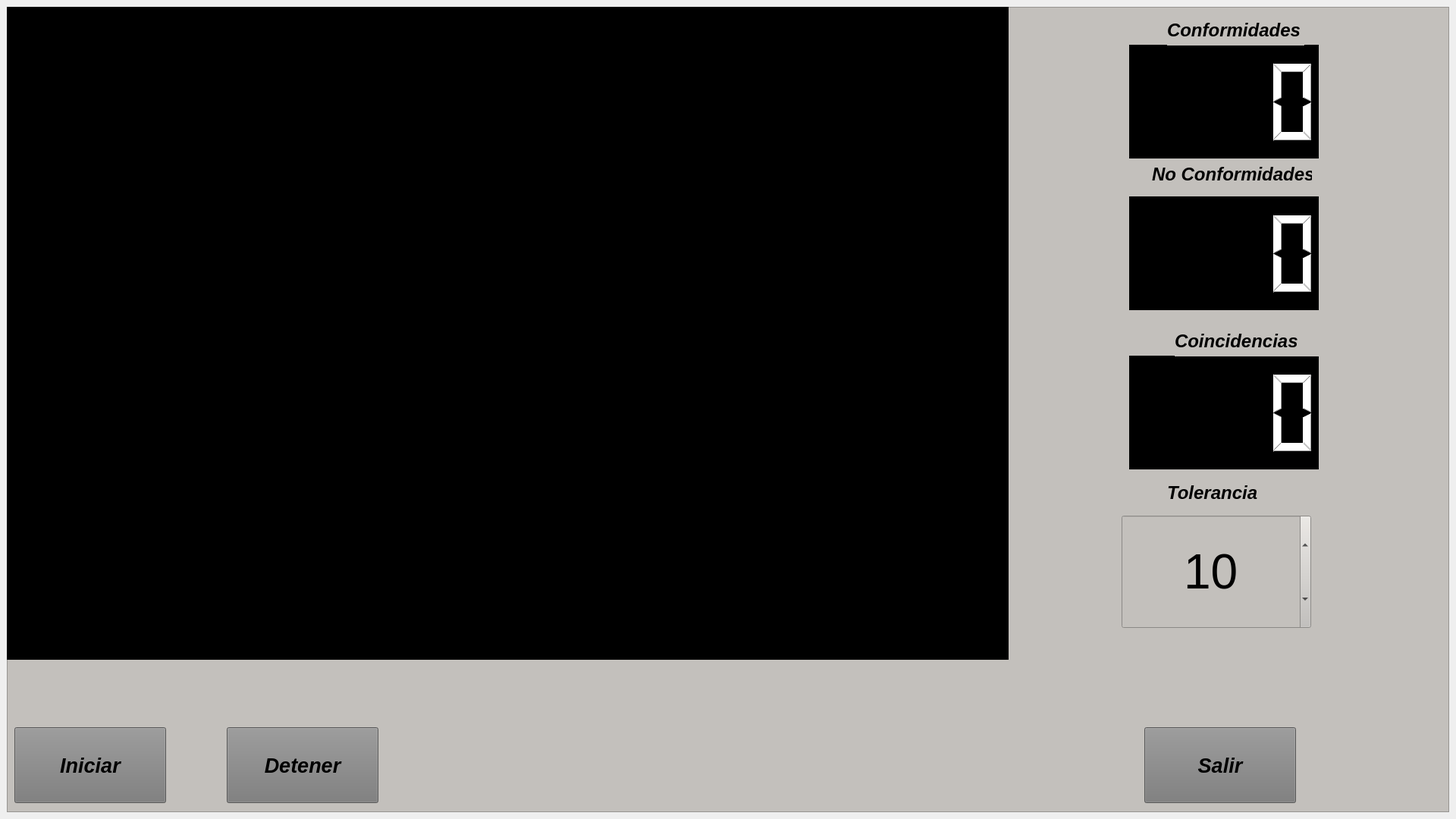
<?xml version="1.0" encoding="UTF-8"?>
<ui version="4.0">
 <class>MainWindow</class>
 <widget class="QMainWindow" name="MainWindow">
  <property name="geometry">
   <rect>
    <x>0</x>
    <y>0</y>
    <width>1920</width>
    <height>1080</height>
   </rect>
  </property>
  <property name="sizePolicy">
   <sizepolicy hsizetype="Maximum" vsizetype="Maximum">
    <horstretch>0</horstretch>
    <verstretch>0</verstretch>
   </sizepolicy>
  </property>
  <property name="minimumSize">
   <size>
    <width>798</width>
    <height>587</height>
   </size>
  </property>
  <property name="windowTitle">
   <string>MainWindow</string>
  </property>
  <property name="styleSheet">
   <string notr="true">Mainwindow w;
w.setWindowState(Qt::WindowFullScreen);
w.show();</string>
  </property>
  <widget class="QWidget" name="centralwidget">
   <layout class="QVBoxLayout" name="verticalLayout">
    <item>
     <widget class="QFrame" name="salir">
      <property name="enabled">
       <bool>true</bool>
      </property>
      <property name="minimumSize">
       <size>
        <width>798</width>
        <height>0</height>
       </size>
      </property>
      <property name="font">
       <font>
        <family>Arial</family>
        <pointsize>28</pointsize>
        <weight>75</weight>
        <bold>true</bold>
       </font>
      </property>
      <property name="styleSheet">
       <string notr="true">background-color: rgb(195, 192, 188);</string>
      </property>
      <property name="frameShape">
       <enum>QFrame::StyledPanel</enum>
      </property>
      <property name="frameShadow">
       <enum>QFrame::Raised</enum>
      </property>
      <widget class="QPushButton" name="iniciar">
       <property name="geometry">
        <rect>
         <x>10</x>
         <y>950</y>
         <width>200</width>
         <height>100</height>
        </rect>
       </property>
       <property name="font">
        <font>
         <family>Arial</family>
         <pointsize>20</pointsize>
         <weight>75</weight>
         <italic>true</italic>
         <bold>true</bold>
        </font>
       </property>
       <property name="styleSheet">
        <string notr="true">background-color: rgb(120, 120, 120);</string>
       </property>
       <property name="text">
        <string>Iniciar</string>
       </property>
      </widget>
      <widget class="QLCDNumber" name="contador_PC">
       <property name="geometry">
        <rect>
         <x>1480</x>
         <y>50</y>
         <width>250</width>
         <height>150</height>
        </rect>
       </property>
       <property name="maximumSize">
        <size>
         <width>16777215</width>
         <height>400</height>
        </size>
       </property>
       <property name="styleSheet">
        <string notr="true">color: rgb(255, 255, 255);
background-color: rgb(0, 0, 0);</string>
       </property>
       <property name="digitCount">
        <number>4</number>
       </property>
      </widget>
      <widget class="QLabel" name="label">
       <property name="geometry">
        <rect>
         <x>1530</x>
         <y>10</y>
         <width>181</width>
         <height>41</height>
        </rect>
       </property>
       <property name="maximumSize">
        <size>
         <width>500</width>
         <height>500</height>
        </size>
       </property>
       <property name="font">
        <font>
         <family>Arial</family>
         <pointsize>18</pointsize>
         <weight>75</weight>
         <italic>true</italic>
         <bold>true</bold>
        </font>
       </property>
       <property name="text">
        <string>Conformidades</string>
       </property>
      </widget>
      <widget class="QLCDNumber" name="contador_NC">
       <property name="geometry">
        <rect>
         <x>1480</x>
         <y>250</y>
         <width>250</width>
         <height>150</height>
        </rect>
       </property>
       <property name="maximumSize">
        <size>
         <width>16777215</width>
         <height>400</height>
        </size>
       </property>
       <property name="styleSheet">
        <string notr="true">color: rgb(255, 255, 255);
background-color: rgb(0, 0, 0);</string>
       </property>
       <property name="digitCount">
        <number>4</number>
       </property>
      </widget>
      <widget class="QSpinBox" name="tolerancia_box">
       <property name="geometry">
        <rect>
         <x>1470</x>
         <y>670</y>
         <width>250</width>
         <height>150</height>
        </rect>
       </property>
       <property name="minimumSize">
        <size>
         <width>80</width>
         <height>90</height>
        </size>
       </property>
       <property name="maximumSize">
        <size>
         <width>16777215</width>
         <height>16777215</height>
        </size>
       </property>
       <property name="font">
        <font>
         <pointsize>48</pointsize>
        </font>
       </property>
       <property name="styleSheet">
        <string notr="true">QSpinBox::down-button 
{width: 80
}
QSpinBox::up-button {width: 80
}

background-color: rgb(121, 121, 121);</string>
       </property>
       <property name="wrapping">
        <bool>false</bool>
       </property>
       <property name="alignment">
        <set>Qt::AlignCenter</set>
       </property>
       <property name="readOnly">
        <bool>false</bool>
       </property>
       <property name="buttonSymbols">
        <enum>QAbstractSpinBox::UpDownArrows</enum>
       </property>
       <property name="specialValueText">
        <string/>
       </property>
       <property name="accelerated">
        <bool>false</bool>
       </property>
       <property name="showGroupSeparator" stdset="0">
        <bool>false</bool>
       </property>
       <property name="prefix">
        <string/>
       </property>
       <property name="minimum">
        <number>0</number>
       </property>
       <property name="maximum">
        <number>100</number>
       </property>
       <property name="singleStep">
        <number>5</number>
       </property>
       <property name="value">
        <number>10</number>
       </property>
       <property name="displayIntegerBase">
        <number>10</number>
       </property>
      </widget>
      <widget class="QLCDNumber" name="ind_matches">
       <property name="geometry">
        <rect>
         <x>1480</x>
         <y>460</y>
         <width>250</width>
         <height>150</height>
        </rect>
       </property>
       <property name="maximumSize">
        <size>
         <width>16777215</width>
         <height>400</height>
        </size>
       </property>
       <property name="font">
        <font>
         <pointsize>17</pointsize>
        </font>
       </property>
       <property name="autoFillBackground">
        <bool>false</bool>
       </property>
       <property name="styleSheet">
        <string notr="true">color: rgb(255, 255, 255);
background-color: rgb(0, 0, 0);</string>
       </property>
       <property name="smallDecimalPoint">
        <bool>false</bool>
       </property>
       <property name="digitCount">
        <number>4</number>
       </property>
      </widget>
      <widget class="QPushButton" name="detener">
       <property name="geometry">
        <rect>
         <x>290</x>
         <y>950</y>
         <width>200</width>
         <height>100</height>
        </rect>
       </property>
       <property name="font">
        <font>
         <family>Arial</family>
         <pointsize>20</pointsize>
         <weight>75</weight>
         <italic>true</italic>
         <bold>true</bold>
        </font>
       </property>
       <property name="styleSheet">
        <string notr="true">background-color: rgb(120, 120, 120);</string>
       </property>
       <property name="text">
        <string>Detener</string>
       </property>
      </widget>
      <widget class="QLabel" name="comparacion_ventana">
       <property name="geometry">
        <rect>
         <x>10</x>
         <y>10</y>
         <width>1301</width>
         <height>841</height>
        </rect>
       </property>
       <property name="sizePolicy">
        <sizepolicy hsizetype="Preferred" vsizetype="Maximum">
         <horstretch>0</horstretch>
         <verstretch>0</verstretch>
        </sizepolicy>
       </property>
       <property name="maximumSize">
        <size>
         <width>16777215</width>
         <height>16777215</height>
        </size>
       </property>
       <property name="styleSheet">
        <string notr="true">background-color: rgb(0, 0, 0);
</string>
       </property>
       <property name="text">
        <string/>
       </property>
       <property name="pixmap">
        <pixmap>../Qt Designer/chuleta.png</pixmap>
       </property>
       <property name="scaledContents">
        <bool>true</bool>
       </property>
      </widget>
      <widget class="QLabel" name="state1">
       <property name="geometry">
        <rect>
         <x>40</x>
         <y>20</y>
         <width>191</width>
         <height>191</height>
        </rect>
       </property>
       <property name="styleSheet">
        <string notr="true">background-color: rgb(0, 0, 0);</string>
       </property>
       <property name="text">
        <string/>
       </property>
       <property name="scaledContents">
        <bool>true</bool>
       </property>
      </widget>
      <widget class="QPushButton" name="close">
       <property name="geometry">
        <rect>
         <x>1500</x>
         <y>950</y>
         <width>200</width>
         <height>100</height>
        </rect>
       </property>
       <property name="font">
        <font>
         <family>Arial</family>
         <pointsize>20</pointsize>
         <weight>75</weight>
         <italic>true</italic>
         <bold>true</bold>
        </font>
       </property>
       <property name="styleSheet">
        <string notr="true">background-color: rgb(120, 120, 120);</string>
       </property>
       <property name="text">
        <string>Salir</string>
       </property>
      </widget>
      <widget class="QLabel" name="label_2">
       <property name="geometry">
        <rect>
         <x>1510</x>
         <y>200</y>
         <width>211</width>
         <height>41</height>
        </rect>
       </property>
       <property name="maximumSize">
        <size>
         <width>500</width>
         <height>500</height>
        </size>
       </property>
       <property name="font">
        <font>
         <family>Arial</family>
         <pointsize>18</pointsize>
         <weight>75</weight>
         <italic>true</italic>
         <bold>true</bold>
        </font>
       </property>
       <property name="text">
        <string>No Conformidades</string>
       </property>
      </widget>
      <widget class="QLabel" name="label_3">
       <property name="geometry">
        <rect>
         <x>1540</x>
         <y>420</y>
         <width>211</width>
         <height>41</height>
        </rect>
       </property>
       <property name="maximumSize">
        <size>
         <width>500</width>
         <height>500</height>
        </size>
       </property>
       <property name="font">
        <font>
         <family>Arial</family>
         <pointsize>18</pointsize>
         <weight>75</weight>
         <italic>true</italic>
         <bold>true</bold>
        </font>
       </property>
       <property name="text">
        <string>Coincidencias</string>
       </property>
      </widget>
      <widget class="QLabel" name="label_5">
       <property name="geometry">
        <rect>
         <x>1530</x>
         <y>620</y>
         <width>211</width>
         <height>41</height>
        </rect>
       </property>
       <property name="maximumSize">
        <size>
         <width>500</width>
         <height>500</height>
        </size>
       </property>
       <property name="font">
        <font>
         <family>Arial</family>
         <pointsize>18</pointsize>
         <weight>75</weight>
         <italic>true</italic>
         <bold>true</bold>
        </font>
       </property>
       <property name="text">
        <string>Tolerancia</string>
       </property>
      </widget>
      <widget class="QLabel" name="label_6">
       <property name="geometry">
        <rect>
         <x>-10</x>
         <y>0</y>
         <width>1331</width>
         <height>861</height>
        </rect>
       </property>
       <property name="styleSheet">
        <string notr="true">background-color: rgb(0, 0, 0);</string>
       </property>
       <property name="text">
        <string/>
       </property>
      </widget>
      <zorder>label_6</zorder>
      <zorder>iniciar</zorder>
      <zorder>contador_PC</zorder>
      <zorder>label</zorder>
      <zorder>contador_NC</zorder>
      <zorder>tolerancia_box</zorder>
      <zorder>ind_matches</zorder>
      <zorder>detener</zorder>
      <zorder>comparacion_ventana</zorder>
      <zorder>state1</zorder>
      <zorder>close</zorder>
      <zorder>label_2</zorder>
      <zorder>label_3</zorder>
      <zorder>label_5</zorder>
     </widget>
    </item>
   </layout>
  </widget>
 </widget>
 <resources/>
 <connections/>
</ui>
